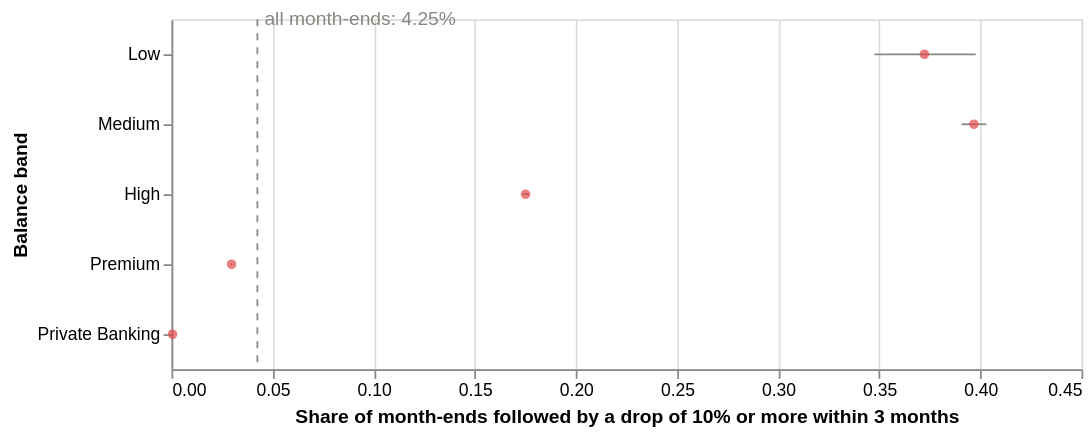

The notebook cell saved with this chart:
### Code cell
overall_share = float((drops["relative_change"] <= -0.10).mean())
ref = pd.DataFrame({"x": [overall_share], "label": [f"all month-ends: {overall_share:.2%}"]})
base = alt.Chart(band_table).encode(
    y=alt.Y("balance_band:N", title="Balance band", sort=list(band_table["balance_band"]))
)
(
    base.mark_rule(color="#898781").encode(
        x=alt.X(
            "ci_low:Q",
            title=f"Share of month-ends followed by a drop of 10% or more within {HORIZON} months",
        ),
        x2="ci_high:Q",
    )
    + base.mark_point(filled=True, color="#e34948").encode(
        x="share_drop_10pct:Q",
        tooltip=[
            "balance_band",
            "examples",
            "share_drop_10pct",
            "ci_low",
            "ci_high",
            "mean_stress",
        ],
    )
    + alt.Chart(ref).mark_rule(color="#898781", strokeDash=[4, 4]).encode(x="x:Q")
    + alt.Chart(ref)
    .mark_text(align="left", dx=4, color="#898781")
    .encode(x="x:Q", y=alt.value(0), text="label:N")
).properties(width=520, height=200)

### Figure 1 — Vega-Lite specification as saved in the notebook (floating-point values rounded to 4 significant figures)
{"config": {"view": {"continuousWidth": 300, "continuousHeight": 300}}, "layer": [{"mark": {"type": "rule", "color": "#898781"}, "encoding": {"x": {"field": "ci_low", "title": "Share of month-ends followed by a drop of 10% or more within 3 months", "type": "quantitative"}, "x2": {"field": "ci_high"}, "y": {"field": "balance_band", "sort": ["Low", "Medium", "High", "Premium", "Private Banking"], "title": "Balance band", "type": "nominal"}}}, {"mark": {"type": "point", "color": "#e34948", "filled": true}, "encoding": {"tooltip": [{"field": "balance_band", "type": "nominal"}, {"field": "examples", "type": "quantitative"}, {"field": "share_drop_10pct", "type": "quantitative"}, {"field": "ci_low", "type": "quantitative"}, {"field": "ci_high", "type": "quantitative"}, {"field": "mean_stress", "type": "quantitative"}], "x": {"field": "share_drop_10pct", "type": "quantitative"}, "y": {"field": "balance_band", "sort": ["Low", "Medium", "High", "Premium", "Private Banking"], "title": "Balance band", "type": "nominal"}}}, {"data": {"name": "data-626386b43d639b2c83176ace1dd44b42"}, "mark": {"type": "rule", "color": "#898781", "strokeDash": [4, 4]}, "encoding": {"x": {"field": "x", "type": "quantitative"}}}, {"data": {"name": "data-626386b43d639b2c83176ace1dd44b42"}, "mark": {"type": "text", "align": "left", "color": "#898781", "dx": 4}, "encoding": {"text": {"field": "label", "type": "nominal"}, "x": {"field": "x", "type": "quantitative"}, "y": {"value": 0}}}], "data": {"name": "data-5822fb47535e70113d9c7175e4801280"}, "height": 200, "width": 520, "$schema": "https://vega.github.io/schema/vega-lite/v5.20.1.json", "datasets": {"data-5822fb47535e70113d9c7175e4801280": [{"balance_band": "Low", "examples": 1429, "median_balance": 526.0, "share_drop_10pct": 0.3723, "ci_low": 0.3476, "ci_high": 0.3977, "mean_stress": 32.75}, {"balance_band": "Medium", "examples": 24100, "median_balance": 6386.0, "share_drop_10pct": 0.3968, "ci_low": 0.3907, "ci_high": 0.403, "mean_stress": 7.67}, {"balance_band": "High", "examples": 239554, "median_balance": 32190.0, "share_drop_10pct": 0.1751, "ci_low": 0.1736, "ci_high": 0.1767, "mean_stress": 8.01}, {"balance_band": "Premium", "examples": 712005, "median_balance": 124500.0, "share_drop_10pct": 0.0297, "ci_low": 0.0293, "ci_high": 0.0301, "mean_stress": 7.87}, {"balance_band": "Private Banking", "examples": 755872, "median_balance": 588000.0, "share_drop_10pct": 0.0005, "ci_low": 0.0005, "ci_high": 0.0006, "mean_stress": 7.49}], "data-626386b43d639b2c83176ace1dd44b42": [{"x": 0.04248, "label": "all month-ends: 4.25%"}]}}
